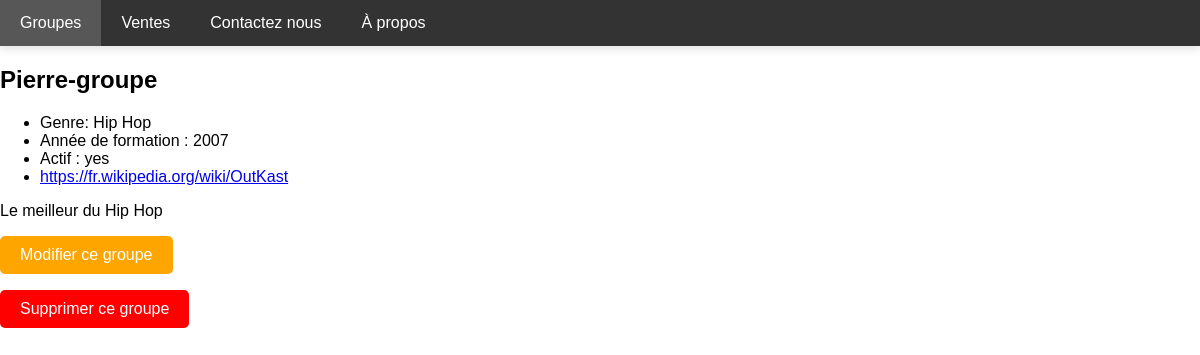
Screenshot of /bands/6/ with the database file from the repository.
### listings/models.py (models this page shows, shortened)
class Band(models.Model):
    class Genre(models.TextChoices):
        HIP_HOP = 'HH'
        SYNTH_POP = 'SP'
        ALTERNATIVE_ROCK = 'AR'
    genre = models.CharField(choices=Genre.choices, max_length=5)
    name = models.CharField(max_length=100)
    biography = models.CharField(max_length=1000)
    year_formed = models.fields.IntegerField(null=True, blank=True, default=0,
        validators=[MinValueValidator(1900), MaxValueValidator(2021)]
    )
    active = models.BooleanField(default=True)
    official_homepage = models.URLField(null=True, blank=True)

### listings/views.py (the view)
# urls.py: path('bands/<int:id>/', views.band_detail, name='band_detail'),
def band_detail(request, id):
    bands = get_object_or_404(Band, pk=id)
    return render(request, 'listings/band_detail.html', {'band': bands})

### listings/templates/listings/band_detail.html
{% extends 'listings/base.html' %}
{% block content %}
<h2>{{ band.name }}</h2>
<ul>
    <li>Genre: {{ band.get_genre_display }}</li>
    <li>Année de formation : {{ band.year_formed }}</li>
    <li>Actif : {{ band.active|yesno }}</li>
    {% if band.official_homepage %}
    <li><a href="{{ band.official_homepage }}">{{ band.official_homepage }}</a></li>
    {% endif %}
</ul>
<p>{{ band.biography }}</p>
<form action="{% url 'band_update' band.id %}">
    <input class="styled_2" type="submit" value="Modifier ce groupe">
</form>
<form action="{% url 'band_delete' band.id %}">
    <input class="styled_3" type="submit" value="Supprimer ce groupe">
</form>
{% endblock %}

### listings/static/listings/styles.css (style rules this page uses)
body { font-family: Arial, sans-serif; margin: 0; padding: 0; }
.styled_2 { background-color: orange; color: white; padding: 10px 20px; font-size: 16px; border: none; border-radius: 5px; cursor: pointer; }
.styled_3 { background-color: red; color: white; padding: 10px 20px; font-size: 16px; border: none; border-radius: 5px; cursor: pointer; }

### rows the page displays
Band: name "Pierre-groupe", genre "Hip Hop", year_formed "2007", active "yes", official_homepage "https://fr.wikipedia.org/wiki/OutKast", biography "Le meilleur du Hip Hop"
